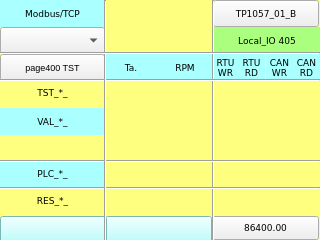
<?xml version="1.0" encoding="UTF-8"?>
<ui version="4.0">
 <class>page405</class>
 <widget class="QWidget" name="page405">
  <property name="geometry">
   <rect>
    <x>0</x>
    <y>0</y>
    <width>320</width>
    <height>240</height>
   </rect>
  </property>
  <property name="minimumSize">
   <size>
    <width>320</width>
    <height>240</height>
   </size>
  </property>
  <property name="maximumSize">
   <size>
    <width>320</width>
    <height>240</height>
   </size>
  </property>
  <property name="windowTitle">
   <string>page405</string>
  </property>
  <property name="styleSheet">
   <string notr="true">QWidget#page405
{
background-color: rgb(255, 255, 127);
}</string>
  </property>
  <widget class="Line" name="line_vt_2">
   <property name="geometry">
    <rect>
     <x>205</x>
     <y>0</y>
     <width>16</width>
     <height>241</height>
    </rect>
   </property>
   <property name="font">
    <font>
     <family>DejaVu Sans Mono</family>
     <pointsize>7</pointsize>
    </font>
   </property>
   <property name="orientation">
    <enum>Qt::Vertical</enum>
   </property>
  </widget>
  <widget class="Line" name="line_vt_1">
   <property name="geometry">
    <rect>
     <x>104</x>
     <y>0</y>
     <width>3</width>
     <height>241</height>
    </rect>
   </property>
   <property name="font">
    <font>
     <family>DejaVu Sans Mono</family>
     <pointsize>7</pointsize>
    </font>
   </property>
   <property name="orientation">
    <enum>Qt::Vertical</enum>
   </property>
  </widget>
  <widget class="ATCMbutton" name="atcmButton_MENU">
   <property name="geometry">
    <rect>
     <x>213</x>
     <y>0</y>
     <width>106</width>
     <height>27</height>
    </rect>
   </property>
   <property name="font">
    <font>
     <family>DejaVu Sans</family>
     <pointsize>7</pointsize>
    </font>
   </property>
   <property name="checkable">
    <bool>false</bool>
   </property>
   <property name="toolTip">
    <string/>
   </property>
   <property name="whatsThis">
    <string>ATCMbutton widget</string>
   </property>
   <property name="pageName">
    <string>menu</string>
   </property>
   <property name="passwordVar">
    <string/>
   </property>
   <property name="statusvar">
    <string/>
   </property>
   <property name="viewStatus">
    <bool>false</bool>
   </property>
   <property name="visibilityVar">
    <string/>
   </property>
   <property name="bgColor">
    <color>
     <red>170</red>
     <green>255</green>
     <blue>255</blue>
    </color>
   </property>
   <property name="bgPressColor">
    <color>
     <red>255</red>
     <green>0</green>
     <blue>0</blue>
    </color>
   </property>
   <property name="text">
    <string>TP1057_01_B</string>
   </property>
   <property name="pressText">
    <string>TP1057_01_B</string>
   </property>
   <property name="borderWidth">
    <number>1</number>
   </property>
   <property name="borderRadius">
    <number>0</number>
   </property>
   <property name="apparence">
    <enum>QFrame::Raised</enum>
   </property>
  </widget>
  <widget class="QLabel" name="label_Qt_Project">
   <property name="geometry">
    <rect>
     <x>214</x>
     <y>27</y>
     <width>106</width>
     <height>27</height>
    </rect>
   </property>
   <property name="font">
    <font>
     <family>DejaVu Sans</family>
     <pointsize>7</pointsize>
    </font>
   </property>
   <property name="styleSheet">
    <string notr="true">background-color: rgb(170, 255, 127);</string>
   </property>
   <property name="text">
    <string>Local_IO 405</string>
   </property>
   <property name="alignment">
    <set>Qt::AlignCenter</set>
   </property>
  </widget>
  <widget class="QLabel" name="label_PLC_DigIn_8">
   <property name="geometry">
    <rect>
     <x>293</x>
     <y>54</y>
     <width>27</width>
     <height>27</height>
    </rect>
   </property>
   <property name="font">
    <font>
     <family>DejaVu Sans</family>
     <pointsize>7</pointsize>
    </font>
   </property>
   <property name="styleSheet">
    <string notr="true">background-color: rgb(170, 255, 255);</string>
   </property>
   <property name="text">
    <string>CAN
RD</string>
   </property>
   <property name="alignment">
    <set>Qt::AlignCenter</set>
   </property>
  </widget>
  <widget class="QLabel" name="label_PLC_DigIn_1">
   <property name="geometry">
    <rect>
     <x>104</x>
     <y>54</y>
     <width>54</width>
     <height>27</height>
    </rect>
   </property>
   <property name="font">
    <font>
     <family>DejaVu Sans</family>
     <pointsize>7</pointsize>
    </font>
   </property>
   <property name="styleSheet">
    <string notr="true">background-color: rgb(170, 255, 255);</string>
   </property>
   <property name="text">
    <string>Ta.</string>
   </property>
   <property name="alignment">
    <set>Qt::AlignCenter</set>
   </property>
  </widget>
  <widget class="QLabel" name="label_PLC_DigIn_6">
   <property name="geometry">
    <rect>
     <x>238</x>
     <y>54</y>
     <width>27</width>
     <height>27</height>
    </rect>
   </property>
   <property name="font">
    <font>
     <family>DejaVu Sans</family>
     <pointsize>7</pointsize>
    </font>
   </property>
   <property name="styleSheet">
    <string notr="true">background-color: rgb(170, 255, 255);</string>
   </property>
   <property name="text">
    <string>RTU
RD</string>
   </property>
   <property name="alignment">
    <set>Qt::AlignCenter</set>
   </property>
  </widget>
  <widget class="QLabel" name="label_PLC_DigIn_5">
   <property name="geometry">
    <rect>
     <x>212</x>
     <y>54</y>
     <width>27</width>
     <height>27</height>
    </rect>
   </property>
   <property name="font">
    <font>
     <family>DejaVu Sans</family>
     <pointsize>7</pointsize>
    </font>
   </property>
   <property name="styleSheet">
    <string notr="true">background-color: rgb(170, 255, 255);</string>
   </property>
   <property name="text">
    <string>RTU
WR</string>
   </property>
   <property name="alignment">
    <set>Qt::AlignCenter</set>
   </property>
  </widget>
  <widget class="ATCMtime" name="atcmTime">
   <property name="geometry">
    <rect>
     <x>105</x>
     <y>216</y>
     <width>107</width>
     <height>27</height>
    </rect>
   </property>
   <property name="font">
    <font>
     <family>DejaVu Sans</family>
     <pointsize>7</pointsize>
    </font>
   </property>
   <property name="styleSheet">
    <string notr="true">background-color: rgb(170, 255, 255);</string>
   </property>
   <property name="toolTip">
    <string>ATCM QTime</string>
   </property>
   <property name="whatsThis">
    <string>ATCMtime widget</string>
   </property>
   <property name="bgColor">
    <color>
     <red>170</red>
     <green>255</green>
     <blue>127</blue>
    </color>
   </property>
   <property name="borderColor">
    <color alpha="0">
     <red>0</red>
     <green>0</green>
     <blue>0</blue>
    </color>
   </property>
   <property name="fontColor">
    <color>
     <red>0</red>
     <green>0</green>
     <blue>0</blue>
    </color>
   </property>
   <property name="borderWidth">
    <number>0</number>
   </property>
   <property name="borderRadius">
    <number>0</number>
   </property>
  </widget>
  <widget class="QLabel" name="label_PLC_DigIn_2">
   <property name="geometry">
    <rect>
     <x>158</x>
     <y>54</y>
     <width>54</width>
     <height>27</height>
    </rect>
   </property>
   <property name="font">
    <font>
     <family>DejaVu Sans</family>
     <pointsize>7</pointsize>
    </font>
   </property>
   <property name="styleSheet">
    <string notr="true">background-color: rgb(170, 255, 255);</string>
   </property>
   <property name="text">
    <string>RPM</string>
   </property>
   <property name="alignment">
    <set>Qt::AlignCenter</set>
   </property>
  </widget>
  <widget class="QLabel" name="label_PLC_DigIn_7">
   <property name="geometry">
    <rect>
     <x>266</x>
     <y>54</y>
     <width>27</width>
     <height>27</height>
    </rect>
   </property>
   <property name="font">
    <font>
     <family>DejaVu Sans</family>
     <pointsize>7</pointsize>
    </font>
   </property>
   <property name="styleSheet">
    <string notr="true">background-color: rgb(170, 255, 255);</string>
   </property>
   <property name="text">
    <string>CAN
WR</string>
   </property>
   <property name="alignment">
    <set>Qt::AlignCenter</set>
   </property>
  </widget>
  <widget class="ATCMbutton" name="atcmButton_page400">
   <property name="geometry">
    <rect>
     <x>0</x>
     <y>54</y>
     <width>105</width>
     <height>27</height>
    </rect>
   </property>
   <property name="font">
    <font>
     <pointsize>7</pointsize>
    </font>
   </property>
   <property name="toolTip">
    <string/>
   </property>
   <property name="whatsThis">
    <string>ATCMbutton widget</string>
   </property>
   <property name="pageName">
    <string>page400</string>
   </property>
   <property name="statusvar">
    <string/>
   </property>
   <property name="viewStatus">
    <bool>false</bool>
   </property>
   <property name="visibilityVar">
    <string/>
   </property>
   <property name="bgColor">
    <color>
     <red>170</red>
     <green>255</green>
     <blue>255</blue>
    </color>
   </property>
   <property name="text">
    <string>page400 TST</string>
   </property>
   <property name="pressText">
    <string>page400 TST</string>
   </property>
   <property name="borderWidth">
    <number>0</number>
   </property>
   <property name="borderRadius">
    <number>0</number>
   </property>
   <property name="apparence">
    <enum>QFrame::Raised</enum>
   </property>
  </widget>
  <widget class="ATCMdate" name="atcmDate">
   <property name="geometry">
    <rect>
     <x>0</x>
     <y>216</y>
     <width>107</width>
     <height>27</height>
    </rect>
   </property>
   <property name="font">
    <font>
     <family>DejaVu Sans</family>
     <pointsize>7</pointsize>
    </font>
   </property>
   <property name="styleSheet">
    <string notr="true">background-color: rgb(170, 255, 255);</string>
   </property>
   <property name="toolTip">
    <string>ATCM QDate</string>
   </property>
   <property name="whatsThis">
    <string>ATCMdate widget</string>
   </property>
   <property name="bgColor">
    <color>
     <red>170</red>
     <green>255</green>
     <blue>127</blue>
    </color>
   </property>
   <property name="borderColor">
    <color alpha="0">
     <red>0</red>
     <green>0</green>
     <blue>0</blue>
    </color>
   </property>
   <property name="fontColor">
    <color>
     <red>0</red>
     <green>0</green>
     <blue>0</blue>
    </color>
   </property>
   <property name="borderWidth">
    <number>0</number>
   </property>
   <property name="borderRadius">
    <number>0</number>
   </property>
   <property name="format">
    <enum>ATCMdate::YYYY_MM_DD</enum>
   </property>
  </widget>
  <widget class="ATCMlabel" name="atcmLabel_PLC_time">
   <property name="geometry">
    <rect>
     <x>212</x>
     <y>216</y>
     <width>107</width>
     <height>24</height>
    </rect>
   </property>
   <property name="font">
    <font>
     <family>DejaVu Sans</family>
     <pointsize>7</pointsize>
    </font>
   </property>
   <property name="text">
    <string>86400.00</string>
   </property>
   <property name="toolTip">
    <string>PLC_time</string>
   </property>
   <property name="whatsThis">
    <string>ATCMlabel widget</string>
   </property>
   <property name="variable">
    <string>PLC_time</string>
   </property>
   <property name="refresh">
    <number>500</number>
   </property>
   <property name="max">
    <string>0</string>
   </property>
   <property name="min">
    <string>0</string>
   </property>
   <property name="viewStatus">
    <bool>false</bool>
   </property>
   <property name="visibilityVar">
    <string/>
   </property>
   <property name="bgColor">
    <color>
     <red>170</red>
     <green>255</green>
     <blue>127</blue>
    </color>
   </property>
   <property name="borderWidth">
    <number>0</number>
   </property>
   <property name="borderRadius">
    <number>0</number>
   </property>
  </widget>
  <widget class="QLabel" name="label_TST_DigIn_">
   <property name="geometry">
    <rect>
     <x>0</x>
     <y>79</y>
     <width>105</width>
     <height>27</height>
    </rect>
   </property>
   <property name="font">
    <font>
     <family>DejaVu Sans</family>
     <pointsize>7</pointsize>
    </font>
   </property>
   <property name="styleSheet">
    <string notr="true">background-color: rgb(255, 255, 127);</string>
   </property>
   <property name="text">
    <string>TST_*_</string>
   </property>
   <property name="alignment">
    <set>Qt::AlignCenter</set>
   </property>
  </widget>
  <widget class="QLabel" name="label_PLC_DigIn_">
   <property name="geometry">
    <rect>
     <x>0</x>
     <y>160</y>
     <width>105</width>
     <height>27</height>
    </rect>
   </property>
   <property name="font">
    <font>
     <family>DejaVu Sans</family>
     <pointsize>7</pointsize>
    </font>
   </property>
   <property name="styleSheet">
    <string notr="true">background-color: rgb(170, 255, 255);</string>
   </property>
   <property name="text">
    <string>PLC_*_</string>
   </property>
   <property name="alignment">
    <set>Qt::AlignCenter</set>
   </property>
  </widget>
  <widget class="Line" name="line_hr_1">
   <property name="geometry">
    <rect>
     <x>0</x>
     <y>52</y>
     <width>320</width>
     <height>3</height>
    </rect>
   </property>
   <property name="font">
    <font>
     <pointsize>7</pointsize>
    </font>
   </property>
   <property name="orientation">
    <enum>Qt::Horizontal</enum>
   </property>
  </widget>
  <widget class="Line" name="line_hr_3">
   <property name="geometry">
    <rect>
     <x>0</x>
     <y>160</y>
     <width>320</width>
     <height>3</height>
    </rect>
   </property>
   <property name="font">
    <font>
     <pointsize>7</pointsize>
    </font>
   </property>
   <property name="orientation">
    <enum>Qt::Horizontal</enum>
   </property>
  </widget>
  <widget class="QLabel" name="label_RES_DigIn_">
   <property name="geometry">
    <rect>
     <x>0</x>
     <y>187</y>
     <width>105</width>
     <height>27</height>
    </rect>
   </property>
   <property name="font">
    <font>
     <family>DejaVu Sans</family>
     <pointsize>7</pointsize>
    </font>
   </property>
   <property name="styleSheet">
    <string notr="true">background-color: rgb(255, 255, 127);</string>
   </property>
   <property name="text">
    <string>RES_*_</string>
   </property>
   <property name="alignment">
    <set>Qt::AlignCenter</set>
   </property>
  </widget>
  <widget class="Line" name="line_hr_2">
   <property name="geometry">
    <rect>
     <x>0</x>
     <y>79</y>
     <width>320</width>
     <height>3</height>
    </rect>
   </property>
   <property name="font">
    <font>
     <pointsize>7</pointsize>
    </font>
   </property>
   <property name="orientation">
    <enum>Qt::Horizontal</enum>
   </property>
  </widget>
  <widget class="Line" name="line_hr_4">
   <property name="geometry">
    <rect>
     <x>0</x>
     <y>187</y>
     <width>320</width>
     <height>3</height>
    </rect>
   </property>
   <property name="font">
    <font>
     <pointsize>7</pointsize>
    </font>
   </property>
   <property name="orientation">
    <enum>Qt::Horizontal</enum>
   </property>
  </widget>
  <widget class="QLabel" name="label_PLC_DigIn_3">
   <property name="geometry">
    <rect>
     <x>0</x>
     <y>108</y>
     <width>105</width>
     <height>27</height>
    </rect>
   </property>
   <property name="font">
    <font>
     <family>DejaVu Sans</family>
     <pointsize>7</pointsize>
    </font>
   </property>
   <property name="styleSheet">
    <string notr="true">background-color: rgb(170, 255, 255);</string>
   </property>
   <property name="text">
    <string>VAL_*_</string>
   </property>
   <property name="alignment">
    <set>Qt::AlignCenter</set>
   </property>
  </widget>
  <widget class="ATCMled" name="atcmLed_TST_RTU_WR">
   <property name="geometry">
    <rect>
     <x>212</x>
     <y>81</y>
     <width>27</width>
     <height>27</height>
    </rect>
   </property>
   <property name="toolTip">
    <string>TST_RTU1_WR</string>
   </property>
   <property name="whatsThis">
    <string>ATCMled widget</string>
   </property>
   <property name="variable">
    <string>TST_RTU1_WR</string>
   </property>
   <property name="refresh">
    <number>500</number>
   </property>
   <property name="viewStatus">
    <bool>false</bool>
   </property>
   <property name="visibilityVar">
    <string/>
   </property>
   <property name="onIcon">
    <iconset>
     <normaloff>:/on.png</normaloff>:/on.png</iconset>
   </property>
   <property name="offIcon">
    <iconset>
     <normaloff>:/off.png</normaloff>:/off.png</iconset>
   </property>
  </widget>
  <widget class="ATCMled" name="atcmLed_TST_RTU_WR_2">
   <property name="geometry">
    <rect>
     <x>268</x>
     <y>81</y>
     <width>27</width>
     <height>27</height>
    </rect>
   </property>
   <property name="toolTip">
    <string>TST_CAN1_WR</string>
   </property>
   <property name="whatsThis">
    <string>ATCMled widget</string>
   </property>
   <property name="variable">
    <string>TST_CAN1_WR</string>
   </property>
   <property name="refresh">
    <number>500</number>
   </property>
   <property name="viewStatus">
    <bool>false</bool>
   </property>
   <property name="visibilityVar">
    <string/>
   </property>
   <property name="onIcon">
    <iconset>
     <normaloff>:/on.png</normaloff>:/on.png</iconset>
   </property>
   <property name="offIcon">
    <iconset>
     <normaloff>:/off.png</normaloff>:/off.png</iconset>
   </property>
  </widget>
  <widget class="ATCMled" name="atcmLed_TST_RTU_RD">
   <property name="geometry">
    <rect>
     <x>239</x>
     <y>81</y>
     <width>27</width>
     <height>27</height>
    </rect>
   </property>
   <property name="toolTip">
    <string>TST_RTU1_RD</string>
   </property>
   <property name="whatsThis">
    <string>ATCMled widget</string>
   </property>
   <property name="variable">
    <string>TST_RTU1_RD</string>
   </property>
   <property name="refresh">
    <number>500</number>
   </property>
   <property name="viewStatus">
    <bool>false</bool>
   </property>
   <property name="visibilityVar">
    <string/>
   </property>
   <property name="onIcon">
    <iconset>
     <normaloff>:/on.png</normaloff>:/on.png</iconset>
   </property>
   <property name="offIcon">
    <iconset>
     <normaloff>:/off.png</normaloff>:/off.png</iconset>
   </property>
  </widget>
  <widget class="ATCMled" name="atcmLed_TST_RTU_RD_2">
   <property name="geometry">
    <rect>
     <x>295</x>
     <y>81</y>
     <width>27</width>
     <height>27</height>
    </rect>
   </property>
   <property name="toolTip">
    <string>TST_CAN1_RD</string>
   </property>
   <property name="whatsThis">
    <string>ATCMled widget</string>
   </property>
   <property name="variable">
    <string>TST_CAN1_RD</string>
   </property>
   <property name="refresh">
    <number>500</number>
   </property>
   <property name="viewStatus">
    <bool>false</bool>
   </property>
   <property name="visibilityVar">
    <string/>
   </property>
   <property name="onIcon">
    <iconset>
     <normaloff>:/on.png</normaloff>:/on.png</iconset>
   </property>
   <property name="offIcon">
    <iconset>
     <normaloff>:/off.png</normaloff>:/off.png</iconset>
   </property>
  </widget>
  <widget class="ATCMled" name="atcmLed_VAL_CAN_WR">
   <property name="geometry">
    <rect>
     <x>268</x>
     <y>109</y>
     <width>27</width>
     <height>27</height>
    </rect>
   </property>
   <property name="toolTip">
    <string>VAL_CAN1_WR</string>
   </property>
   <property name="whatsThis">
    <string>ATCMled widget</string>
   </property>
   <property name="variable">
    <string>VAL_CAN1_WR</string>
   </property>
   <property name="refresh">
    <number>500</number>
   </property>
   <property name="viewStatus">
    <bool>false</bool>
   </property>
   <property name="visibilityVar">
    <string>TST_CAN1_WR</string>
   </property>
   <property name="onIcon">
    <iconset>
     <normaloff>:/on.png</normaloff>:/on.png</iconset>
   </property>
   <property name="offIcon">
    <iconset>
     <normaloff>:/off.png</normaloff>:/off.png</iconset>
   </property>
  </widget>
  <widget class="ATCMled" name="atcmLed_VAL_RTU_WR">
   <property name="geometry">
    <rect>
     <x>212</x>
     <y>109</y>
     <width>27</width>
     <height>27</height>
    </rect>
   </property>
   <property name="toolTip">
    <string>VAL_RTU1_WR</string>
   </property>
   <property name="whatsThis">
    <string>ATCMled widget</string>
   </property>
   <property name="variable">
    <string>VAL_RTU1_WR</string>
   </property>
   <property name="refresh">
    <number>500</number>
   </property>
   <property name="viewStatus">
    <bool>false</bool>
   </property>
   <property name="visibilityVar">
    <string>TST_RTU1_WR</string>
   </property>
   <property name="onIcon">
    <iconset>
     <normaloff>:/on.png</normaloff>:/on.png</iconset>
   </property>
   <property name="offIcon">
    <iconset>
     <normaloff>:/off.png</normaloff>:/off.png</iconset>
   </property>
  </widget>
  <widget class="ATCMled" name="atcmLed_PLC_CAN_RD">
   <property name="geometry">
    <rect>
     <x>295</x>
     <y>161</y>
     <width>27</width>
     <height>27</height>
    </rect>
   </property>
   <property name="toolTip">
    <string>CAN_DigIn_1</string>
   </property>
   <property name="whatsThis">
    <string>ATCMled widget</string>
   </property>
   <property name="variable">
    <string>CAN_DigIn_1</string>
   </property>
   <property name="refresh">
    <number>500</number>
   </property>
   <property name="viewStatus">
    <bool>false</bool>
   </property>
   <property name="visibilityVar">
    <string>TST_CAN1_RD</string>
   </property>
   <property name="onIcon">
    <iconset>
     <normaloff>:/on.png</normaloff>:/on.png</iconset>
   </property>
   <property name="offIcon">
    <iconset>
     <normaloff>:/off.png</normaloff>:/off.png</iconset>
   </property>
  </widget>
  <widget class="ATCMled" name="atcmLed_PLC_CAN_WR">
   <property name="geometry">
    <rect>
     <x>268</x>
     <y>161</y>
     <width>27</width>
     <height>27</height>
    </rect>
   </property>
   <property name="toolTip">
    <string>CAN_DigOut_1</string>
   </property>
   <property name="whatsThis">
    <string>ATCMled widget</string>
   </property>
   <property name="variable">
    <string>CAN_DigOut_1</string>
   </property>
   <property name="refresh">
    <number>500</number>
   </property>
   <property name="viewStatus">
    <bool>false</bool>
   </property>
   <property name="visibilityVar">
    <string>TST_CAN1_WR</string>
   </property>
   <property name="onIcon">
    <iconset>
     <normaloff>:/on.png</normaloff>:/on.png</iconset>
   </property>
   <property name="offIcon">
    <iconset>
     <normaloff>:/off.png</normaloff>:/off.png</iconset>
   </property>
  </widget>
  <widget class="ATCMled" name="atcmLed_PLC_RTU_WR">
   <property name="geometry">
    <rect>
     <x>212</x>
     <y>161</y>
     <width>27</width>
     <height>27</height>
    </rect>
   </property>
   <property name="toolTip">
    <string>RTU_RTU_WR</string>
   </property>
   <property name="whatsThis">
    <string>ATCMled widget</string>
   </property>
   <property name="variable">
    <string>RTU_RTU_WR</string>
   </property>
   <property name="refresh">
    <number>500</number>
   </property>
   <property name="viewStatus">
    <bool>false</bool>
   </property>
   <property name="visibilityVar">
    <string>TST_RTU1_WR</string>
   </property>
   <property name="onIcon">
    <iconset>
     <normaloff>:/on.png</normaloff>:/on.png</iconset>
   </property>
   <property name="offIcon">
    <iconset>
     <normaloff>:/off.png</normaloff>:/off.png</iconset>
   </property>
  </widget>
  <widget class="ATCMled" name="atcmLed_PLC_RTU_RD">
   <property name="geometry">
    <rect>
     <x>239</x>
     <y>161</y>
     <width>27</width>
     <height>27</height>
    </rect>
   </property>
   <property name="toolTip">
    <string>RTU_RTU_RD</string>
   </property>
   <property name="whatsThis">
    <string>ATCMled widget</string>
   </property>
   <property name="variable">
    <string>RTU_RTU_RD</string>
   </property>
   <property name="refresh">
    <number>500</number>
   </property>
   <property name="viewStatus">
    <bool>false</bool>
   </property>
   <property name="visibilityVar">
    <string>TST_RTU1_RD</string>
   </property>
   <property name="onIcon">
    <iconset>
     <normaloff>:/on.png</normaloff>:/on.png</iconset>
   </property>
   <property name="offIcon">
    <iconset>
     <normaloff>:/off.png</normaloff>:/off.png</iconset>
   </property>
  </widget>
  <widget class="ATCMled" name="atcmLed_RES_CAN_RD">
   <property name="geometry">
    <rect>
     <x>296</x>
     <y>189</y>
     <width>27</width>
     <height>27</height>
    </rect>
   </property>
   <property name="toolTip">
    <string>RES_CAN1_RD</string>
   </property>
   <property name="whatsThis">
    <string>ATCMled widget</string>
   </property>
   <property name="variable">
    <string>RES_CAN1_RD</string>
   </property>
   <property name="refresh">
    <number>500</number>
   </property>
   <property name="viewStatus">
    <bool>false</bool>
   </property>
   <property name="visibilityVar">
    <string>TST_CAN1_RD</string>
   </property>
   <property name="onIcon">
    <iconset>
     <normaloff>:/on.png</normaloff>:/on.png</iconset>
   </property>
   <property name="offIcon">
    <iconset>
     <normaloff>:/off.png</normaloff>:/off.png</iconset>
   </property>
  </widget>
  <widget class="ATCMled" name="atcmLed_RES_RTU_RD">
   <property name="geometry">
    <rect>
     <x>240</x>
     <y>189</y>
     <width>27</width>
     <height>27</height>
    </rect>
   </property>
   <property name="toolTip">
    <string>RES_RTU1_RD</string>
   </property>
   <property name="whatsThis">
    <string>ATCMled widget</string>
   </property>
   <property name="variable">
    <string>RES_RTU1_RD</string>
   </property>
   <property name="refresh">
    <number>500</number>
   </property>
   <property name="viewStatus">
    <bool>false</bool>
   </property>
   <property name="visibilityVar">
    <string>TST_RTU1_RD</string>
   </property>
   <property name="onIcon">
    <iconset>
     <normaloff>:/on.png</normaloff>:/on.png</iconset>
   </property>
   <property name="offIcon">
    <iconset>
     <normaloff>:/off.png</normaloff>:/off.png</iconset>
   </property>
  </widget>
  <widget class="ATCMcombobox" name="atcmComboBox">
   <property name="geometry">
    <rect>
     <x>0</x>
     <y>27</y>
     <width>105</width>
     <height>27</height>
    </rect>
   </property>
   <property name="font">
    <font>
     <family>DejaVu Sans</family>
     <pointsize>7</pointsize>
    </font>
   </property>
   <property name="toolTip">
    <string>TEST_COMMAND</string>
   </property>
   <property name="whatsThis">
    <string>ATCMcombobox widget</string>
   </property>
   <property name="variable">
    <string>TEST_COMMAND</string>
   </property>
   <property name="refresh">
    <number>500</number>
   </property>
   <property name="viewStatus">
    <bool>false</bool>
   </property>
   <property name="writeAcknowledge">
    <bool>false</bool>
   </property>
   <property name="visibilityVar">
    <string/>
   </property>
   <property name="bgColor">
    <color>
     <red>170</red>
     <green>255</green>
     <blue>127</blue>
    </color>
   </property>
   <property name="borderWidth">
    <number>0</number>
   </property>
   <property name="borderRadius">
    <number>0</number>
   </property>
   <property name="mapping">
    <string>0;LOCAL;216;REMOTE;42;DONE</string>
   </property>
  </widget>
  <widget class="QLabel" name="label_Start_3">
   <property name="geometry">
    <rect>
     <x>0</x>
     <y>0</y>
     <width>105</width>
     <height>27</height>
    </rect>
   </property>
   <property name="font">
    <font>
     <family>DejaVu Sans</family>
     <pointsize>7</pointsize>
    </font>
   </property>
   <property name="styleSheet">
    <string notr="true">background-color: rgb(170, 255, 255);</string>
   </property>
   <property name="text">
    <string>Modbus/TCP</string>
   </property>
   <property name="alignment">
    <set>Qt::AlignCenter</set>
   </property>
  </widget>
  <widget class="ATCMled" name="atcmLed_RES_CAN_RD_2">
   <property name="geometry">
    <rect>
     <x>268</x>
     <y>189</y>
     <width>27</width>
     <height>27</height>
    </rect>
   </property>
   <property name="toolTip">
    <string>RES_CAN1_WR</string>
   </property>
   <property name="whatsThis">
    <string>ATCMled widget</string>
   </property>
   <property name="variable">
    <string>RES_CAN1_WR</string>
   </property>
   <property name="refresh">
    <number>500</number>
   </property>
   <property name="viewStatus">
    <bool>false</bool>
   </property>
   <property name="visibilityVar">
    <string>TST_CAN1_WR</string>
   </property>
   <property name="onIcon">
    <iconset>
     <normaloff>:/on.png</normaloff>:/on.png</iconset>
   </property>
   <property name="offIcon">
    <iconset>
     <normaloff>:/off.png</normaloff>:/off.png</iconset>
   </property>
  </widget>
  <widget class="ATCMled" name="atcmLed_RES_CAN_RD_3">
   <property name="geometry">
    <rect>
     <x>212</x>
     <y>189</y>
     <width>27</width>
     <height>27</height>
    </rect>
   </property>
   <property name="toolTip">
    <string>RES_RTU1_WR</string>
   </property>
   <property name="whatsThis">
    <string>ATCMled widget</string>
   </property>
   <property name="variable">
    <string>RES_RTU1_WR</string>
   </property>
   <property name="refresh">
    <number>500</number>
   </property>
   <property name="viewStatus">
    <bool>false</bool>
   </property>
   <property name="visibilityVar">
    <string>TST_RTU1_WR</string>
   </property>
   <property name="onIcon">
    <iconset>
     <normaloff>:/on.png</normaloff>:/on.png</iconset>
   </property>
   <property name="offIcon">
    <iconset>
     <normaloff>:/off.png</normaloff>:/off.png</iconset>
   </property>
  </widget>
  <zorder>atcmButton_MENU</zorder>
  <zorder>label_Qt_Project</zorder>
  <zorder>label_PLC_DigIn_8</zorder>
  <zorder>label_PLC_DigIn_1</zorder>
  <zorder>label_PLC_DigIn_6</zorder>
  <zorder>label_PLC_DigIn_5</zorder>
  <zorder>atcmTime</zorder>
  <zorder>label_PLC_DigIn_2</zorder>
  <zorder>label_PLC_DigIn_7</zorder>
  <zorder>atcmButton_page400</zorder>
  <zorder>atcmDate</zorder>
  <zorder>atcmLabel_PLC_time</zorder>
  <zorder>label_TST_DigIn_</zorder>
  <zorder>label_PLC_DigIn_</zorder>
  <zorder>label_RES_DigIn_</zorder>
  <zorder>label_PLC_DigIn_3</zorder>
  <zorder>atcmLed_TST_RTU_WR</zorder>
  <zorder>atcmLed_TST_RTU_WR_2</zorder>
  <zorder>atcmLed_TST_RTU_RD</zorder>
  <zorder>atcmLed_TST_RTU_RD_2</zorder>
  <zorder>atcmLed_VAL_CAN_WR</zorder>
  <zorder>atcmLed_VAL_RTU_WR</zorder>
  <zorder>atcmLed_PLC_CAN_RD</zorder>
  <zorder>atcmLed_PLC_CAN_WR</zorder>
  <zorder>atcmLed_PLC_RTU_WR</zorder>
  <zorder>atcmLed_PLC_RTU_RD</zorder>
  <zorder>atcmLed_RES_CAN_RD</zorder>
  <zorder>atcmLed_RES_RTU_RD</zorder>
  <zorder>atcmComboBox</zorder>
  <zorder>label_Start_3</zorder>
  <zorder>atcmLed_RES_CAN_RD_2</zorder>
  <zorder>atcmLed_RES_CAN_RD_3</zorder>
  <zorder>line_vt_2</zorder>
  <zorder>line_hr_2</zorder>
  <zorder>line_hr_4</zorder>
  <zorder>line_hr_3</zorder>
  <zorder>line_vt_1</zorder>
  <zorder>line_hr_1</zorder>
 </widget>
 <customwidgets>
  <customwidget>
   <class>ATCMbutton</class>
   <extends>QPushButton</extends>
   <header>atcmplugin.h</header>
  </customwidget>
  <customwidget>
   <class>ATCMcombobox</class>
   <extends>QComboBox</extends>
   <header>atcmplugin.h</header>
  </customwidget>
  <customwidget>
   <class>ATCMdate</class>
   <extends>QPushButton</extends>
   <header>atcmplugin.h</header>
  </customwidget>
  <customwidget>
   <class>ATCMlabel</class>
   <extends>QPushButton</extends>
   <header>atcmplugin.h</header>
  </customwidget>
  <customwidget>
   <class>ATCMled</class>
   <extends>QLabel</extends>
   <header>atcmplugin.h</header>
  </customwidget>
  <customwidget>
   <class>ATCMtime</class>
   <extends>QPushButton</extends>
   <header>atcmplugin.h</header>
  </customwidget>
 </customwidgets>
 <resources/>
 <connections>
  <connection>
   <sender>atcmButton_MENU</sender>
   <signal>newPage(const char*,bool)</signal>
   <receiver>page405</receiver>
   <slot>goto_page(const char*,bool)</slot>
   <hints>
    <hint type="sourcelabel">
     <x>20</x>
     <y>20</y>
    </hint>
    <hint type="destinationlabel">
     <x>20</x>
     <y>20</y>
    </hint>
   </hints>
  </connection>
  <connection>
   <sender>atcmButton_page400</sender>
   <signal>newPage(const char*,bool)</signal>
   <receiver>page405</receiver>
   <slot>goto_page(const char*,bool)</slot>
   <hints>
    <hint type="sourcelabel">
     <x>20</x>
     <y>20</y>
    </hint>
    <hint type="destinationlabel">
     <x>20</x>
     <y>20</y>
    </hint>
   </hints>
  </connection>
 </connections>
 <slots>
  <slot>goto_page(const char*,bool)</slot>
 </slots>
</ui>
